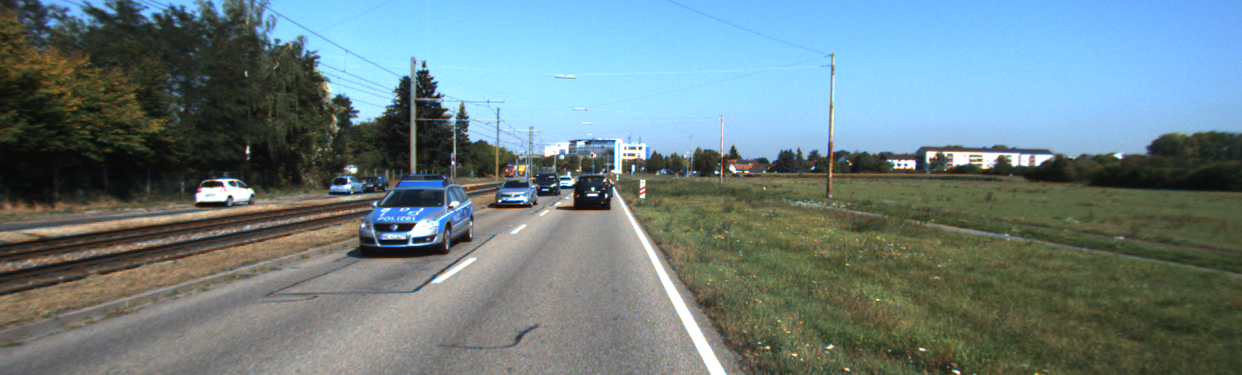
//> input picture HornSchunckOF/img/rightimage/000040_10.png, 1242 x 375 px
$ ./FarnebackOF   (built with g++ and OpenCV 4)
//> lines starting //> are read from the running program, lines starting //| are printed output that depends on the picture; after the words box and inside, x2 and y2 are one past the last pixel; in counts of white or black regions, pixels touching at a corner belong together; pictures that were not available may be replaced by others from this repository, and a replacement may not be noted
#include "opencv2/highgui.hpp"
#include "opencv2/imgproc.hpp"
#include "opencv2/objdetect/objdetect.hpp"
#include "opencv2/video/tracking.hpp"
#include <vector>
#include <stdio.h>
#include <iostream>

using namespace cv;
using namespace std;

int main()
{
	Mat last_frame, next_frame;
	Mat flow_frame;

	last_frame = imread("image/left_img/000040_10.png");
//> last_frame is the input picture: 375 rows x 1242 cols, CV_8UC3; mean B, G, R 129.5, 126.5, 107.1
	next_frame = imread("image/left_img/000040_11.png");
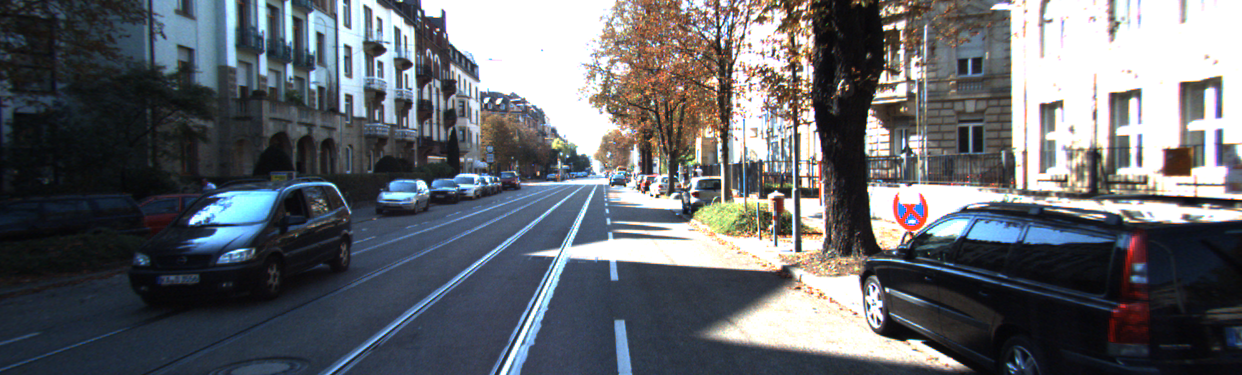
//> input picture HornSchunckOF/img/rightimage/000000_10.png, 1242 x 375 px, given in place of 000040_11.png, which was not available
//> next_frame is the input picture: 375 rows x 1242 cols, CV_8UC3; mean B, G, R 108.5, 103.4, 100.2

	Mat last_frame_gray, next_frame_gray;
	cvtColor(last_frame, last_frame_gray, COLOR_BGR2GRAY);
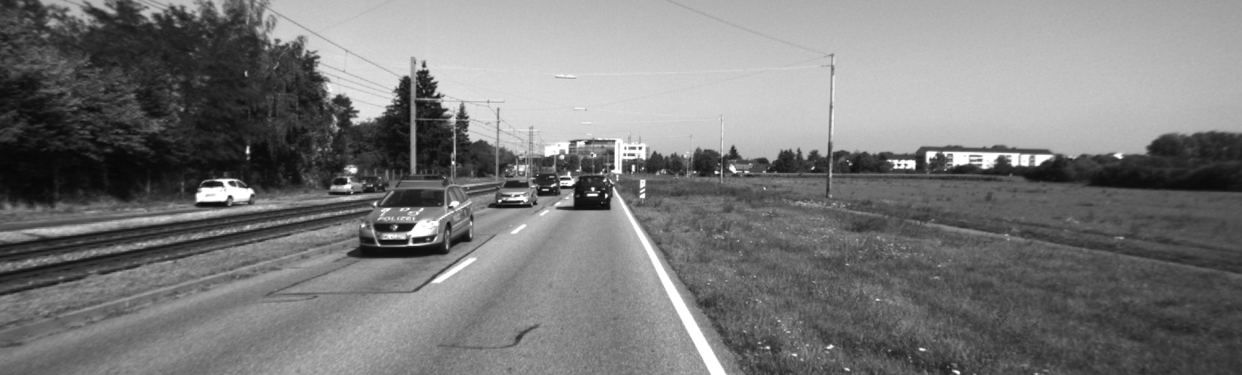
//> last_frame_gray: 375 rows x 1242 cols, CV_8UC1; min 6, max 255, mean 121
	cvtColor(next_frame, next_frame_gray, COLOR_BGR2GRAY);
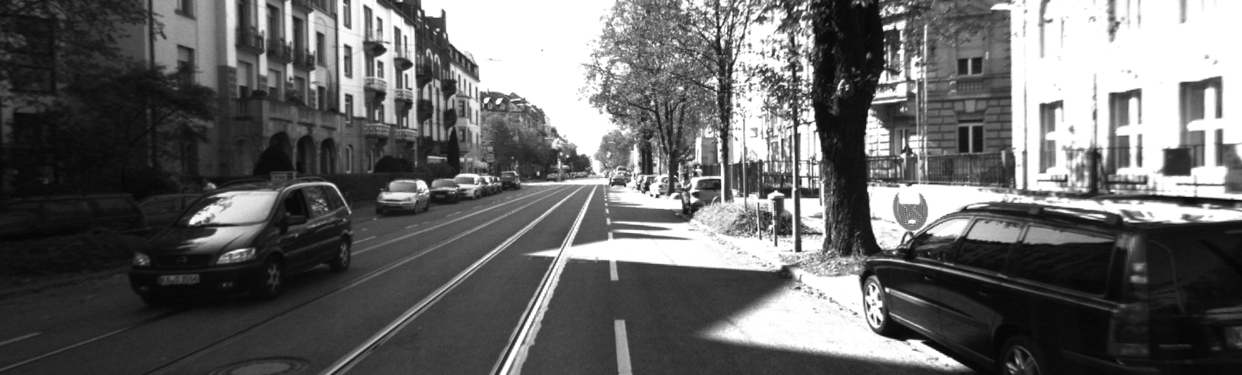
//> next_frame_gray: 375 rows x 1242 cols, CV_8UC1; min 4, max 255, mean 103

	calcOpticalFlowFarneback(last_frame_gray, next_frame_gray, flow_frame, 0.5, 1, 64, 2, 8, 1.6, 0);
	for (int y = 0; y < next_frame.rows; y += 10)
	{
		for (int x = 0; x < next_frame.cols; x += 10)
		{
			const Point2f flowatxy = flow_frame.at<Point2f>(y, x) * 10;
			line(next_frame, Point(x, y), Point(cvRound(x + flowatxy.x), cvRound(y + flowatxy.y)), Scalar(255, 0, 0));
			/*
			* flowatxy.x  flowatxy.y --光流偏移量
			* x y  -- 以5为步进均匀取点
			* x + flowatxy.x  y + flowatxy.y -- 新点位
			*/
			circle(next_frame, Point(x, y), 0.5, Scalar(0, 0, 255), -1);
		}
	}
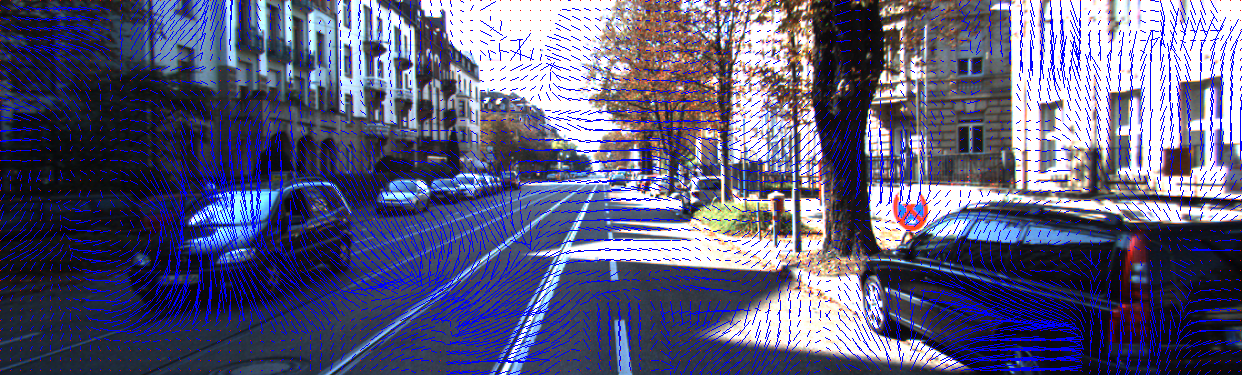
//> next_frame: 375 rows x 1242 cols, CV_8UC3; 12.24% of pixels changed, all inside (x1, y1, x2, y2) = (0, 0, 1242, 375)

	namedWindow("prew", WINDOW_AUTOSIZE);
	imshow("prew", next_frame);


	imwrite("image/res_img/000040_Farneback-64.png", next_frame);


	return 0;
}
